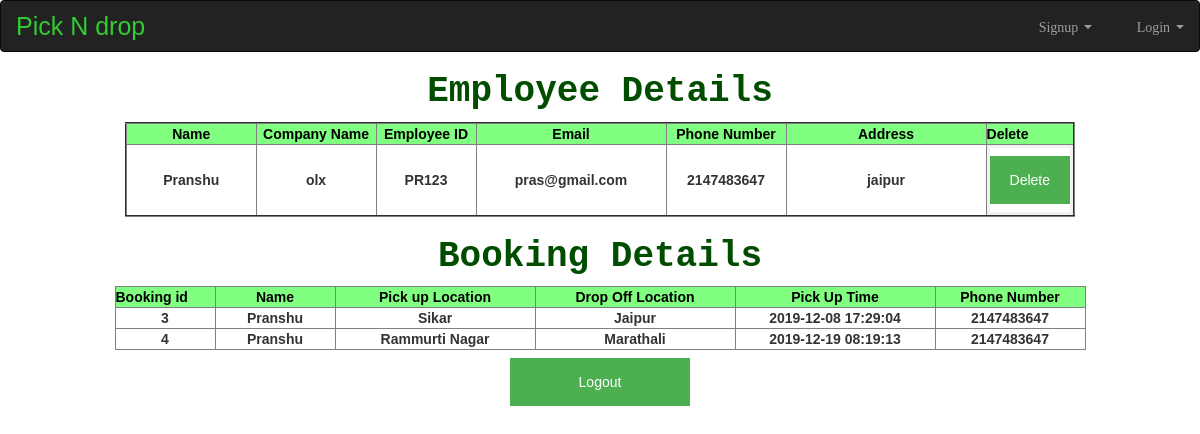
Screenshot of /empDetails.php (signed in) with the database file from the repository.
### tables this page shows
CREATE TABLE `empdeet` (
  `bid` int(6) UNSIGNED NOT NULL,
  `Name` char(20) NOT NULL,
  `Company_Name` varchar(15) NOT NULL,
  `Employee_ID` varchar(6) NOT NULL,
  `Email` varchar(20) NOT NULL,
  `Password` varchar(10) NOT NULL,
  `PhoneNumber` int(10) NOT NULL,
  `Address` varchar(30) NOT NULL
);

CREATE TABLE `book` (
  `bid` int(6) UNSIGNED NOT NULL,
  `Pickup` varchar(50) NOT NULL,
  `Dropoff` varchar(50) NOT NULL,
  `PickTime` datetime NOT NULL,
  `Employee_ID` varchar(50) NOT NULL,
  `DriveID` varchar(15) NOT NULL,
  `status` binary(1) NOT NULL
);

### empDetails.php (the view, shortened to what this page needs)
<?php
    $eid = $_SESSION['Employee_ID'];
?>
<?php
  include('config.php');
?>
<!DOCTYPE html>
<html lang="en">
<head>
  <link rel="stylesheet" href="bootstrap.min.css">
  <link rel="stylesheet" type="text/css" href="style.css">
</head>
<body>
<nav class="navbar navbar-inverse">
  <div class="container-fluid">
    <div class="navbar-header">
      <a class="navbar-brand" style="color:  #32CD32; font-style: serif;font-size:  25px;">Pick N drop</a>
    </div>
    <ul class="nav navbar-nav navbar-right">
      <li class="dropdown"><a class="dropdown-toggle" data-toggle="dropdown" href="#"><span class="glyphicon glyphicon-user"> Signup</span>
        <span class="caret"></span></a>
      </li>
      <li class="dropdown"><a class="dropdown-toggle" data-toggle="dropdown" href="#"><span class="glyphicon glyphicon-log-in"> Login</span>
        <span class="caret"></span></a>
      </li>
    </ul>
  </div>
</nav>
<center><table border="2">
  <h1 style="font-family: courier; color:#004d00;"><b>Employee Details</b></h1>
 <tr style="background-color:#80ff80; color: black">
   <th width="130px"style="text-align: center;">Name</th>
   <th width="120px"style="text-align: center;">Company Name</th>
   <th width="100px"style="text-align: center;">Employee ID</th>
   <th width="190px"style="text-align: center;">Email</th>
   <th width="120px"style="text-align: center;">Phone Number</th>
   <th width="200px"style="text-align: center;">Address</th>
   <th>Delete</th>
 </tr>
 <tr>
   <?php
     $sql = "SELECT * FROM empdeet WHERE Employee_ID = '".$_SESSION["Employee_ID"]."'";
    $result = $conn->query($sql);
     if ($result->num_rows > 0) {
    while($row2 = $result->fetch_assoc()) {
  echo"
   <th style='text-align: center;'> ". $row2 ['Name']."</th>
   <th style='text-align: center;'> ".$row2 ['Company_Name']."</th>
   <th style='text-align: center;'>" .$row2 ['Employee_ID']."</th>
   <th style='text-align: center;'>".$row2 ['Email']."</th>
   <th style='text-align: center;'>". $row2 ['PhoneNumber']."</th>
   <th style='text-align: center;'>".$row2 ['Address']."</th>
      <td><center>
              <form method='post'>
              <input type='hidden' name='id' value='".$row2["Employee_ID"]."'>
              <button class='delbt' name='empdele'> Delete<i class='fa fa-trash w3-large'></i></button>
              </form>
              </center>
              </td>
              ";
                         }
}
   ?>
 </tr>
</table></center>
<center><table border="1">
  <h1 style="font-family: courier; color:#004d00;"><b>Booking Details</b></h1>
 <tr style="background-color:#80ff80; color: black">
    <th >Booking id</th>
    <th style="text-align: center;">Name</th>
    <th style="text-align: center;" >Pick up Location</th>
    <th style="text-align: center;" >Drop Off Location</th>
    <th style="text-align: center;" >Pick Up Time</th>
    <th style="text-align: center;" >Phone Number</th>
  </tr>
   <?php
$sql3 = "SELECT book.bid,empdeet.Name,book.Pickup,book.Dropoff,book.PickTime,empdeet.PhoneNumber FROM book , empdeet WHERE book.Employee_ID = '".$eid."' AND empdeet.Employee_ID = '".$eid."'";
$res1 = $conn->query($sql3);
if($res1->num_rows>0)
{
  while ($row=$res1->fetch_assoc()) {
 echo " <tr>
    <th  width='100' style='text-align: center;'>".$row['bid']."</th>
    <th width='120' style='text-align: center;' >".$row['Name']."</th>
    <th width='200' style='text-align: center;' >".$row['Pickup']."</th>
    <th width='200' style='text-align: center;' >".$row['Dropoff']."</th>
    <th  width='200' style='text-align: center;' >".$row['PickTime']."</th>
    <th width='150' style='text-align: center;' >".$row['PhoneNumber']."</th></tr>";
  }
}
   ?>
</table><center>
<center><a href="emplogout.php"><button type="button" name="logout" id="logout" style="width: 15%;">Logout</button></a></center>
</body>
</html>

### style.css (style rules this page uses)
* { box-sizing: border-box; }
* { box-sizing: border-box }
body { font-family: Verdana, sans-serif; margin:0 }
body { font-family: Arial, Helvetica, sans-serif; }
form { border: 3px solid #f1f1f1; }
button { background-color: #4CAF50; color: white; padding: 14px 20px; margin: 8px 0; border: none; cursor: pointer; width: 100%; }

### rows the page displays
empdeet: Name "Pranshu", Company_Name "olx", Employee_ID "PR123", Email "pras@gmail.com", PhoneNumber "2147483647", Address "jaipur"
book: bid "3", empdeet.Name "Pranshu", Pickup "Sikar", Dropoff "Jaipur", PickTime "2019-12-08 17:29:04", empdeet.PhoneNumber "2147483647"
book: bid "4", empdeet.Name "Pranshu", Pickup "Rammurti Nagar", Dropoff "Marathali", PickTime "2019-12-19 08:19:13", empdeet.PhoneNumber "2147483647"
